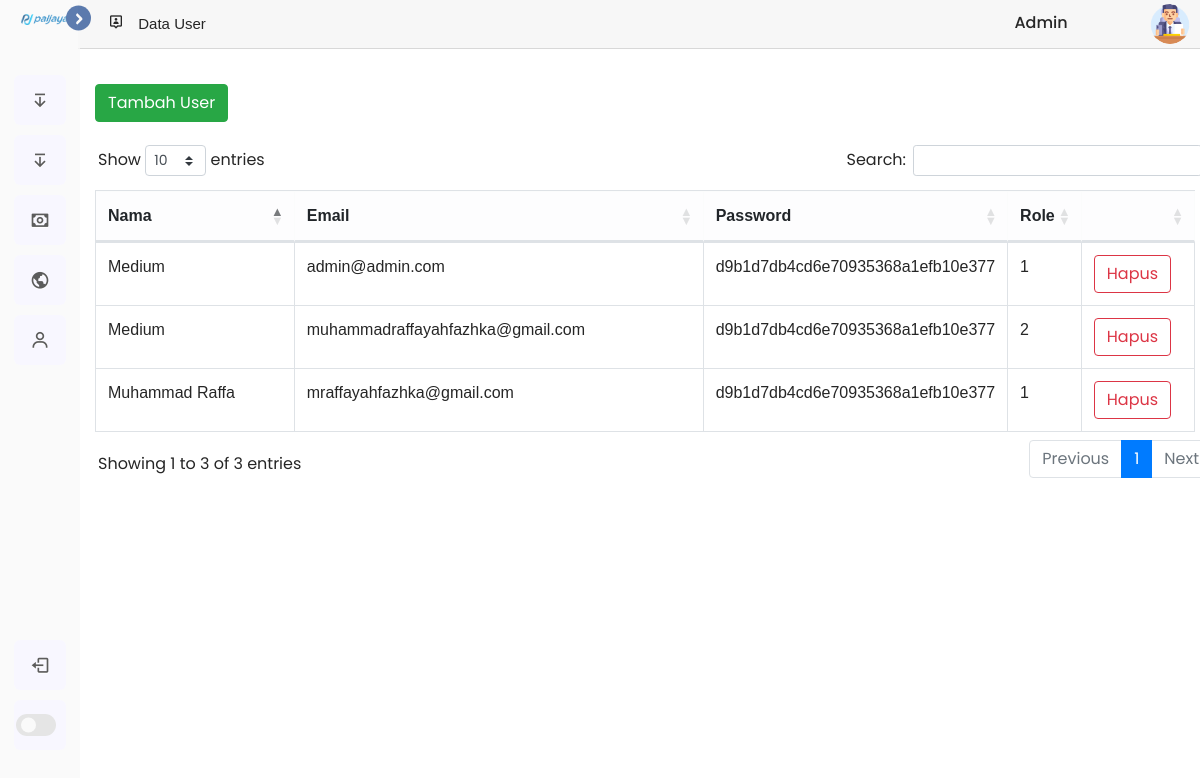
/pages/admin/registrasi.php (signed in), run on the app's committed database.
### tables this page shows
CREATE TABLE `user` (
  `id` int(11) NOT NULL,
  `name` varchar(16) NOT NULL,
  `login` varchar(250) NOT NULL,
  `password` varchar(250) NOT NULL,
  `role` int(2) NOT NULL
);

### pages/admin/registrasi.php (the view, shortened to what this page needs)
<?php
$host       = "localhost";
$user       = "root";
$pass       = "";
$db         = "sistem";
$koneksi    = mysqli_connect($host, $user, $pass, $db);
?>
<!DOCTYPE html>
<html lang="en">
<head>
    <link href="../../assets/css/data.css" type="text/css" rel="stylesheet" />
    <link rel="stylesheet" href="https://stackpath.bootstrapcdn.com/bootstrap/4.4.1/css/bootstrap.min.css"
>
    <link rel="stylesheet" href="//code.jquery.com/ui/1.12.1/themes/base/jquery-ui.css">
    <link rel="stylesheet" type="text/css" href="https://cdn.datatables.net/v/bs4/jszip-2.5.0/dt-1.10.20/b-1.6.1/b-flash-1.6.1/b-html5-1.6.1/b-print-1.6.1/r-2.2.3/datatables.min.css" />
        <link href="https://cdn.datatables.net/1.10.20/css/dataTables.bootstrap4.min.css" rel="stylesheet" />
        <link href='https://unpkg.com/boxicons@2.1.1/css/boxicons.min.css' rel='stylesheet'>
</head>
<body>
    <nav class="sidebar close">
        <header>
            <div class="image-text">
                <span class="image">
                    <img src="../../assets/img/PaljayaLogo2.png" alt="Logo Paljaya" style="width: 80%; padding-top: 7%;">
                </span>
            </div>
            <i class='bx bx-chevron-right toggle'></i>
        </header>
        <div class="menu-bar">
            <div class="menu">
                <ul class="menu-links">
                    <li class="search-box">
                        <a href="datahpp.php">
                            <i class='bx bx-arrow-from-top -alt icon'></i>
                        </a>
                    </li>
                    <li class="search-box">
                        <a href="dataumum.php">
                            <i class='bx bx-arrow-from-top -alt-2 icon' ></i>
                        </a>
                    </li>
                    <li class="search-box">
                        <a href="rekaphpp.php">
                            <i class='bx bx-money icon'></i>
                        </a>
                    </li>
                    <li class="search-box">
                        <a href="rekapumum.php">
                            <i class='bx bx-world -alt icon' ></i>
                        </a>
                    </li>
                    <li class="search-box">
                        <a href="registrasi.php">
                            <i class='bx bx-user -alt icon' ></i>
                        </a>
                    </li>
                </ul>
            </div>
            <div class="bottom-content">
                <li class="search-box">
                    <a href="../../includes/logout.php">
                        <i class='bx bx-log-out icon' ></i>
                    </a>
                </li>
                <li class="mode">
                    <div class="toggle-switch">
                        <span class="switch"></span>
                    </div>
                </li>
            </div>
        </div>
    </nav>
        <section class="home" style="width: 94.5%; height: auto;">
        <div class="card-header">
            <i class="bx bx-user-pin bx-tada mr-0 imgdark" style="margin-left: 10px;"></i>
            <span class="textp" style="font-family: Arial, Helvetica, sans-serif; font-size: 15px;">Data User</span>
            <span class="textp" style="position: absolute; left: 81.7%; top: 11px; width:150px; height:40px; font-family: 'Poppins'; font-weight: 500; font-style: normal;">
                Admin
            </span>
            <div class="dropdown">
                <img src="../../assets/img/admin.png" id="imgprofile" alt="Profile Picture" style="position: absolute; left: 940px; top: -25px; width:40px; height:40px; cursor: pointer; border-radius: 50px;">
            </div>
        </div>
        <br>
            <form action="" method="post">
                <table>
                    <tr>
                    <div class="create-btn">
            <a href="inputdatauser.php">
              <button type="button" class="button_buat btn-success" style="margin-left: 10%;">Tambah User</button>
            </a>
          </div>
                    </tr>
                </table>
            </form>
			      <div class="table-responsive">
                        <table class="table table-bordered" id="dataTable" width="97%" cellspacing="0" style="margin-left: 1.5%;">
                            <thead class="table-light">
                                <tr>
                                    <th style="font-family: Arial, Helvetica, sans-serif;">Nama</th>
                                    <th style="font-family: Arial, Helvetica, sans-serif;">Email</th>
                                    <th style="font-family: Arial, Helvetica, sans-serif;">Password</th>
                                    <th style="font-family: Arial, Helvetica, sans-serif;">Role</th>
                                    <th style="font-family: Arial, Helvetica, sans-serif;"></th>
                                </tr>
                            </thead>
                    <tbody>
                        <?php
                        $sql2   = mysqli_query($koneksi, "SELECT * FROM user ORDER BY id DESC");
                        while ($r2 = mysqli_fetch_array($sql2)) {
                            $id         = $r2['id'];
                            $name          = $r2['name'];
                            $login          = $r2['login'];
                            $role     = $r2['role'];
                        ?>
                            <tr class="text" style="font-size: 16px;">
                                <td scope="row" style="font-family: Arial, Helvetica, sans-serif;"><?php echo $name ?></td>
                                <td scope="row" style="font-family: Arial, Helvetica, sans-serif;"><?php echo $login ?></td>
                                <td scope="row" width="60px" style="font-family: Arial, Helvetica, sans-serif;"><?php echo md5($r2['password'])?></td>
                                <td scope="row" width="10px" style="font-family: Arial, Helvetica, sans-serif;"><?php echo $role ?></td>
                                <td scope="row" width="90px">
                            <a href="registrasi.php?op=delete&id=<?php echo $id?>" onclick="return confirm('Apakah anda yakin ingin menghapus data?')">
                            <button type="button" class="btn btn-outline-danger">Hapus</button></a>
                        </td>
                            </tr>
                        <?php
                        }
                        ?>
                    </tbody>
                </table>
            </div>
    </section>
</body>
</html>

### pages/admin/registrasi.php (style rules this page uses)
.dropdown { position: relative; display: inline-block; border-radius: 10px 0px 0px 10px; }

### data on the page
user: name "Medium", login "admin@admin.com", password "d9b1d7db4cd6e70935368a1efb10e377", role "1"
user: name "Medium", login "muhammadraffayahfazhka@gmail.com", password "d9b1d7db4cd6e70935368a1efb10e377", role "2"
user: name "Muhammad Raffa", login "mraffayahfazhka@gmail.com", password "d9b1d7db4cd6e70935368a1efb10e377", role "1"
